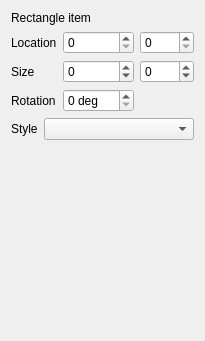
        <widget class="QWidget" name="pg_render_rect">
         <layout class="QVBoxLayout" name="verticalLayout_2">
          <item>
           <widget class="QLabel" name="label_4">
            <property name="text">
             <string>Rectangle item</string>
            </property>
           </widget>
          </item>
          <item>
           <layout class="QGridLayout" name="gridLayout_3">
            <item row="1" column="0">
             <widget class="QLabel" name="label_12">
              <property name="text">
               <string>Size</string>
              </property>
             </widget>
            </item>
            <item row="0" column="0">
             <widget class="QLabel" name="label_11">
              <property name="text">
               <string>Location</string>
              </property>
             </widget>
            </item>
            <item row="2" column="0">
             <widget class="QLabel" name="label_13">
              <property name="text">
               <string>Rotation</string>
              </property>
             </widget>
            </item>
            <item row="2" column="1">
             <widget class="QDoubleSpinBox" name="dsRectR">
              <property name="suffix">
               <string> deg</string>
              </property>
              <property name="decimals">
               <number>0</number>
              </property>
              <property name="maximum">
               <double>360.000000000000000</double>
              </property>
              <property name="singleStep">
               <double>10.000000000000000</double>
              </property>
             </widget>
            </item>
            <item row="0" column="3">
             <widget class="QSpinBox" name="sbRectY">
              <property name="maximum">
               <number>5000</number>
              </property>
              <property name="singleStep">
               <number>10</number>
              </property>
             </widget>
            </item>
            <item row="1" column="3">
             <widget class="QSpinBox" name="sbRectH">
              <property name="minimum">
               <number>-1</number>
              </property>
              <property name="maximum">
               <number>5000</number>
              </property>
              <property name="singleStep">
               <number>10</number>
              </property>
             </widget>
            </item>
            <item row="1" column="1">
             <widget class="QSpinBox" name="sbRectW">
              <property name="minimum">
               <number>-1</number>
              </property>
              <property name="maximum">
               <number>5000</number>
              </property>
              <property name="singleStep">
               <number>10</number>
              </property>
             </widget>
            </item>
            <item row="0" column="1">
             <widget class="QSpinBox" name="sbRectX">
              <property name="maximum">
               <number>5000</number>
              </property>
              <property name="singleStep">
               <number>10</number>
              </property>
             </widget>
            </item>
           </layout>
          </item>
          <item>
           <layout class="QHBoxLayout" name="horizontalLayout_3" stretch="0,10">
            <item>
             <widget class="QLabel" name="label_15">
              <property name="text">
               <string>Style</string>
              </property>
             </widget>
            </item>
            <item>
             <widget class="QComboBox" name="cbRectStyle"/>
            </item>
           </layout>
          </item>
          <item>
           <spacer name="verticalSpacer_3">
            <property name="orientation">
             <enum>Qt::Orientation::Vertical</enum>
            </property>
            <property name="sizeHint" stdset="0">
             <size>
              <width>20</width>
              <height>190</height>
             </size>
            </property>
           </spacer>
          </item>
         </layout>
        </widget>
